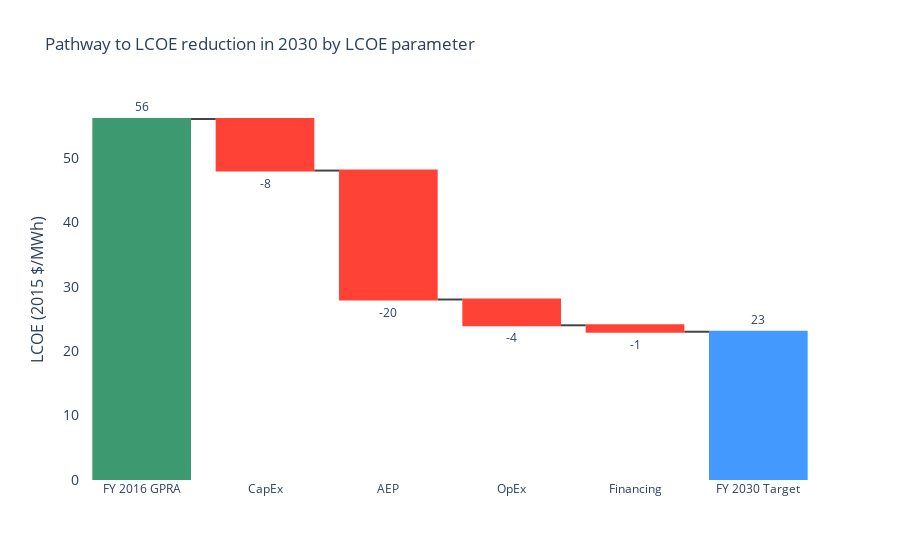

Source (notebook cell):
### Markdown cell above
<br/><br/>
# <center>Figure 6. Pathway to LCOE reduction in 2030 by LCOE parameter

### Code cell
# # Sample waterfall obtained from https://www.machinelearningplus.com/waterfall-plot-in-python/
# import pandas as pd
# import numpy as np
# import waterfall_chart
# import matplotlib.pyplot as plt
# %matplotlib inline
# plt.rcParams.update({'figure.figsize':(7.5,5), 'figure.dpi':100})

# a = ['FY 2016 GPRA','CapEx','AEP','OpEx','Financing']
# b = [56,-8,-20,-4,-1]
# waterfall_chart.plot(a, b);

import plotly.graph_objects as go

initial_target = 56
capex_target = -8
aep_target = -20
opex_target = -4
financing_target = -1
final_target = initial_target + capex_target + aep_target + opex_target + financing_target

fig = go.Figure(go.Waterfall(
    name = "20", 
    orientation = "v",
    measure = ["relative", "relative", "relative", "relative", "relative", "total"],
    x = ['FY 2016 GPRA','CapEx','AEP','OpEx','Financing', "FY 2030 Target"],
    textposition = "outside",
    text = [initial_target, capex_target, aep_target, opex_target, financing_target, final_target],
    y = [+56,-8,-20,-4,-1, final_target],
#     connector = {"line":{"color":"rgb(63, 63, 63)"}},
))


fig.update_layout(
        title = "Pathway to LCOE reduction in 2030 by LCOE parameter",
        showlegend = False,
        paper_bgcolor='white',
        plot_bgcolor='white',
        yaxis=dict(
            title='LCOE (2015 $/MWh)',
            titlefont_size=16,
            tickfont_size=14),
)
# fig.update(layout_showlegend=False)
fig.show()

### Figure 1 — Plotly figure (JSON) as saved in the notebook; plotly's stock layout.template omitted (floating-point values rounded to 4 significant figures)
{"data": [{"measure": ["relative", "relative", "relative", "relative", "relative", "total"], "name": "20", "orientation": "v", "text": ["56", "-8", "-20", "-4", "-1", "23"], "textposition": "outside", "type": "waterfall", "x": ["FY 2016 GPRA", "CapEx", "AEP", "OpEx", "Financing", "FY 2030 Target"], "y": [56, -8, -20, -4, -1, 23]}], "layout": {"paper_bgcolor": "white", "plot_bgcolor": "white", "showlegend": false, "title": {"text": "Pathway to LCOE reduction in 2030 by LCOE parameter"}, "yaxis": {"tickfont": {"size": 14}, "title": {"font": {"size": 16}, "text": "LCOE (2015 $/MWh)"}}}}
